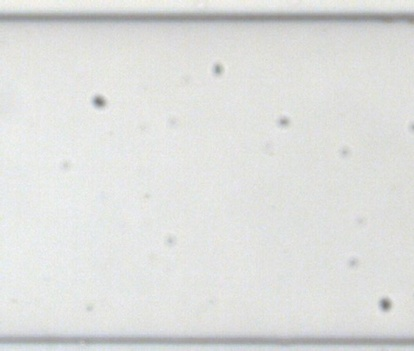
#> input picture labelled_src/backgrounds/back_17.jpg, 414 x 351 px, shrunk from 709 x 600 before the run, given in place of 174.jpg, which was not available
$ jupyter execute rotate_test.ipynb
#> lines starting #> are read from the running program, lines starting #| are printed output that depends on the picture; pictures that were not available may be replaced by others from this repository, and a replacement may not be noted
[cell 1]
import cv2 as cv
import numpy as np
import random

# 加载藻类图像和背景图像
image_algae = cv.imread('F:/github/Goodluck_babies_VisAlgae23/augmentation/random_gen/gen_augmenter_src/algaes/5Haematococcus pluvialis/174.jpg')  # 替换为藻类图像的路径
#> image_algae is the input picture: shape (351, 414, 3); mean B, G, R 221.2, 222.9, 221.7
image_bg = cv.imread('F:/github/Goodluck_babies_VisAlgae23/augmentation/random_gen/gen_augmenter_src/backgrounds/back_0.jpg')  # 替换为背景图像的路径
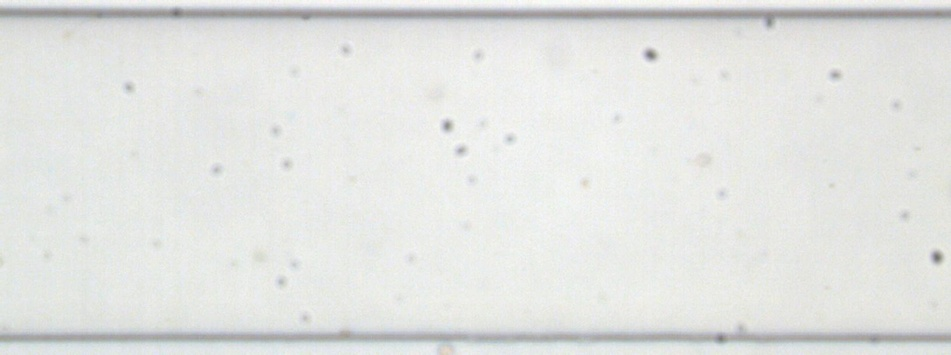
#> input picture labelled_src/backgrounds/back_0.jpg, 951 x 355 px, shrunk from 1628 x 608 before the run, found by its file name
#> image_bg is the input picture: shape (355, 951, 3); mean B, G, R 225.5, 227.9, 226.4

# 定义旋转的角度
angle = random.uniform(0,10)

# 获取旋转矩阵
image_center = tuple(np.array(image_algae.shape[1::-1]) / 2)
#> image_center = (207, 175.5)
rot_mat = cv.getRotationMatrix2D(image_center, angle, 1.0)


sin_cos = rot_mat[:,1]  #从旋转矩阵中获取sin与cos
#> sin_cos = [0.147, 0.989]
size_convert = np.mat([[sin_cos[1],sin_cos[0]],[sin_cos[0],sin_cos[1]]])    #计算形状变化的矩阵（可用于bbox的w，h）
#> size_convert = [[0.989, 0.147], [0.147, 0.989]]
alg_size = image_algae.shape[1::-1]
#> alg_size = (414, 351)
out_size = np.dot(alg_size , size_convert)
#> out_size = [[461.1, 408]]
w_convert = int(out_size[:,0])  #旋转后的宽
#> w_convert = 461
h_convert = int(out_size[:,1])  #旋转后的高
#> h_convert = 407
rot_mat[0, 2] += (w_convert - image_center[0]*2) * 0.5
rot_mat[1, 2] += (h_convert - image_center[1]*2) * 0.5    #根据旋转矩阵更新中心位置
# print(w_convert,h_convert)

# 旋转藻类图像
rotated_algae = cv.warpAffine(image_algae, rot_mat, (w_convert,h_convert), flags=cv.INTER_NEAREST)   #borderMode=cv.BORDER_REPLICATE 可以加
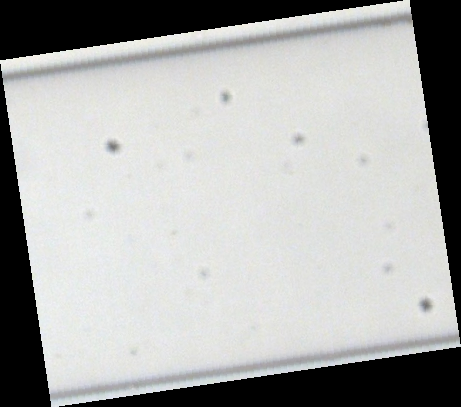
#> rotated_algae: shape (407, 461, 3); mean B, G, R 171.3, 172.6, 171.7

# 裁剪图像减少黑边大小
h_cut = int(image_center[0] * sin_cos[0])
#> h_cut = 30
w_cut = int(image_center[1] * sin_cos[0])
h_end = int(h_convert-h_cut)
w_end = int(w_convert-w_cut)
cropped = rotated_algae[h_cut:h_end, w_cut:w_end]
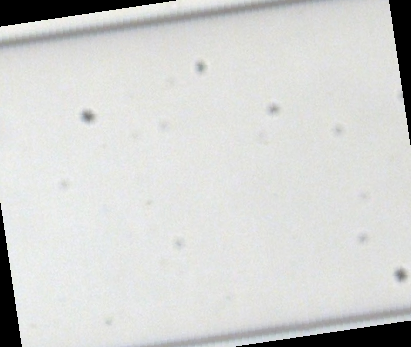
#> cropped: shape (347, 411, 3); mean B, G, R 209.7, 211.3, 210.3
print(cropped.shape)
#| (347, 411, 3)

# 创建旋转后的图像掩码
mask = np.zeros(cropped.shape[:2], dtype=np.uint8)
mask[cropped.any(axis=-1)] = 255


# 设置无缝克隆的中心位置（可能需要调整）
center = (image_bg.shape[1] // 2, image_bg.shape[0] // 2)

# 执行无缝克隆
blended_image = cv.seamlessClone(cropped, image_bg, mask, center, cv.NORMAL_CLONE)
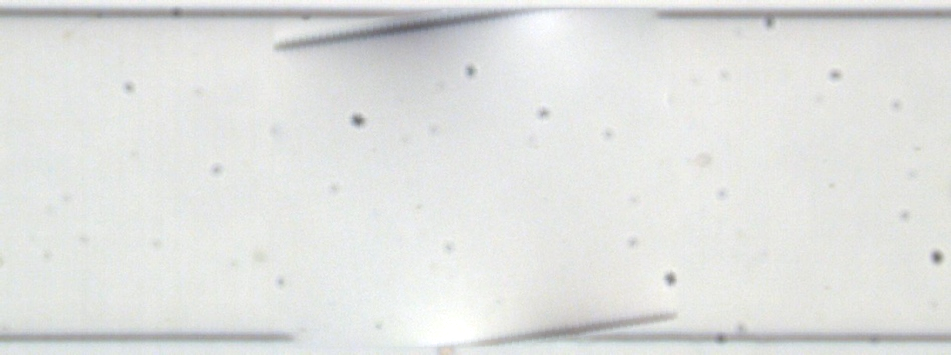
#> blended_image: shape (355, 951, 3); mean B, G, R 224, 225.8, 224.3

# 显示或保存结果
cv.imshow('Blended Image', blended_image)
cv.imshow('rotated_algae', rotated_algae)
cv.imshow('cutted', cropped)
cv.waitKey(0)
cv.destroyAllWindows()
